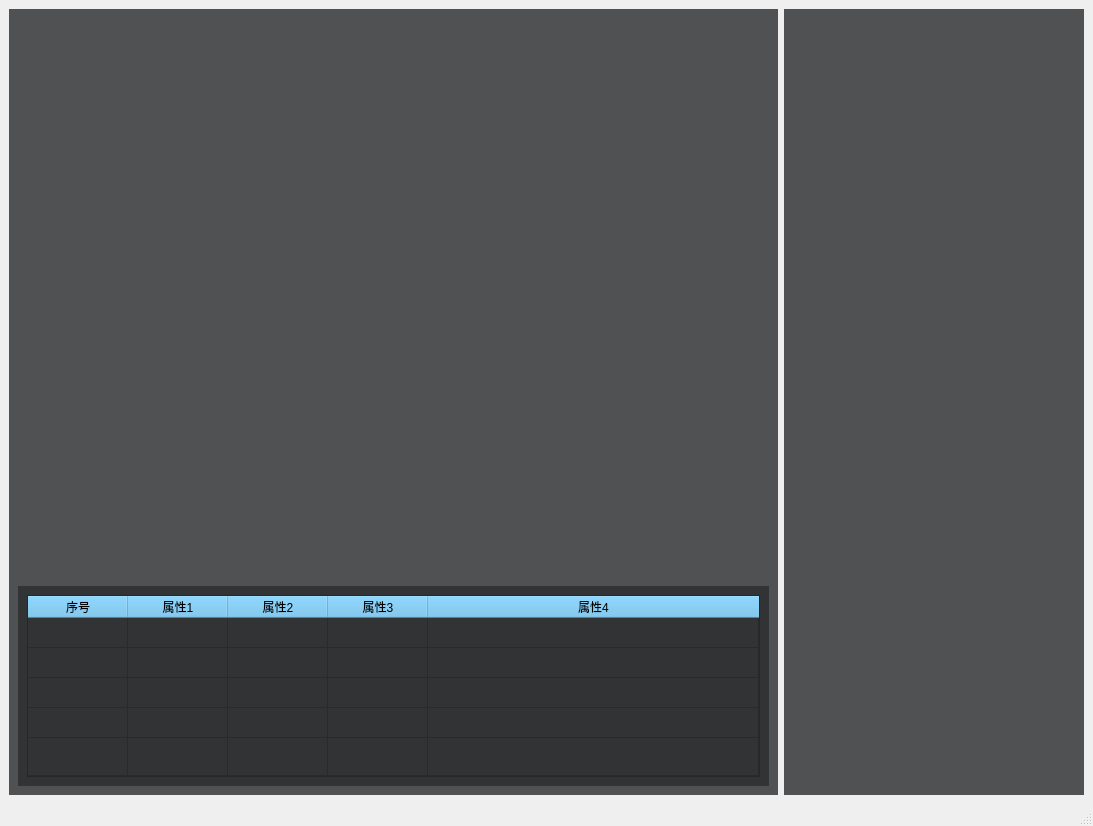
<?xml version="1.0" encoding="UTF-8"?>
<ui version="4.0">
 <class>MainWindow</class>
 <widget class="QMainWindow" name="MainWindow">
  <property name="geometry">
   <rect>
    <x>0</x>
    <y>0</y>
    <width>1093</width>
    <height>826</height>
   </rect>
  </property>
  <property name="windowTitle">
   <string>MainWindow</string>
  </property>
  <widget class="QWidget" name="centralwidget">
   <layout class="QHBoxLayout" name="horizontalLayout">
    <item>
     <widget class="QWidget" name="widget" native="true">
      <property name="styleSheet">
       <string notr="true">
background-color: rgb(80, 81, 82);</string>
      </property>
      <layout class="QVBoxLayout" name="verticalLayout">
       <item>
        <widget class="QWidget" name="widget_3" native="true"/>
       </item>
       <item>
        <widget class="QWidget" name="widget_4" native="true">
         <property name="maximumSize">
          <size>
           <width>16777215</width>
           <height>200</height>
          </size>
         </property>
         <property name="styleSheet">
          <string notr="true">background-color: rgb(50, 51, 52);</string>
         </property>
         <layout class="QHBoxLayout" name="horizontalLayout_2">
          <item>
           <widget class="QTableWidget" name="tableWidget">
            <property name="sizePolicy">
             <sizepolicy hsizetype="Preferred" vsizetype="Preferred">
              <horstretch>0</horstretch>
              <verstretch>0</verstretch>
             </sizepolicy>
            </property>
            <property name="palette">
             <palette>
              <active>
               <colorrole role="Button">
                <brush brushstyle="SolidPattern">
                 <color alpha="255">
                  <red>50</red>
                  <green>51</green>
                  <blue>52</blue>
                 </color>
                </brush>
               </colorrole>
               <colorrole role="Base">
                <brush brushstyle="SolidPattern">
                 <color alpha="255">
                  <red>50</red>
                  <green>51</green>
                  <blue>52</blue>
                 </color>
                </brush>
               </colorrole>
               <colorrole role="Window">
                <brush brushstyle="SolidPattern">
                 <color alpha="255">
                  <red>50</red>
                  <green>51</green>
                  <blue>52</blue>
                 </color>
                </brush>
               </colorrole>
              </active>
              <inactive>
               <colorrole role="Button">
                <brush brushstyle="SolidPattern">
                 <color alpha="255">
                  <red>50</red>
                  <green>51</green>
                  <blue>52</blue>
                 </color>
                </brush>
               </colorrole>
               <colorrole role="Base">
                <brush brushstyle="SolidPattern">
                 <color alpha="255">
                  <red>50</red>
                  <green>51</green>
                  <blue>52</blue>
                 </color>
                </brush>
               </colorrole>
               <colorrole role="Window">
                <brush brushstyle="SolidPattern">
                 <color alpha="255">
                  <red>50</red>
                  <green>51</green>
                  <blue>52</blue>
                 </color>
                </brush>
               </colorrole>
              </inactive>
              <disabled>
               <colorrole role="Button">
                <brush brushstyle="SolidPattern">
                 <color alpha="255">
                  <red>50</red>
                  <green>51</green>
                  <blue>52</blue>
                 </color>
                </brush>
               </colorrole>
               <colorrole role="Base">
                <brush brushstyle="SolidPattern">
                 <color alpha="255">
                  <red>50</red>
                  <green>51</green>
                  <blue>52</blue>
                 </color>
                </brush>
               </colorrole>
               <colorrole role="Window">
                <brush brushstyle="SolidPattern">
                 <color alpha="255">
                  <red>50</red>
                  <green>51</green>
                  <blue>52</blue>
                 </color>
                </brush>
               </colorrole>
              </disabled>
             </palette>
            </property>
            <property name="styleSheet">
             <string notr="true">QHeaderView{ /*设置标题(包括垂直+水平的)*/
	font: 700 10pt &quot;Microsoft YaHei UI&quot;;
	background: rgb(100, 188, 238); /*背景浅蓝色*/
}
QTableView::item
{
    border: none;        /*去除分割线*/
    color: #255255255;      /*设置字体颜色, 这里设置之后，代码里设置某个单元格的颜色不起作用*/
}
</string>
            </property>
            <property name="showGrid">
             <bool>true</bool>
            </property>
            <attribute name="horizontalHeaderVisible">
             <bool>true</bool>
            </attribute>
            <attribute name="horizontalHeaderCascadingSectionResizes">
             <bool>false</bool>
            </attribute>
            <attribute name="horizontalHeaderStretchLastSection">
             <bool>true</bool>
            </attribute>
            <attribute name="verticalHeaderVisible">
             <bool>false</bool>
            </attribute>
            <attribute name="verticalHeaderStretchLastSection">
             <bool>true</bool>
            </attribute>
            <row>
             <property name="text">
              <string>新建行</string>
             </property>
            </row>
            <row>
             <property name="text">
              <string>新建行</string>
             </property>
            </row>
            <row>
             <property name="text">
              <string>新建行</string>
             </property>
            </row>
            <row>
             <property name="text">
              <string>新建行</string>
             </property>
            </row>
            <row>
             <property name="text">
              <string>新建行</string>
             </property>
            </row>
            <column>
             <property name="text">
              <string>序号</string>
             </property>
            </column>
            <column>
             <property name="text">
              <string>属性1</string>
             </property>
            </column>
            <column>
             <property name="text">
              <string>属性2</string>
             </property>
            </column>
            <column>
             <property name="text">
              <string>属性3</string>
             </property>
            </column>
            <column>
             <property name="text">
              <string>属性4</string>
             </property>
            </column>
           </widget>
          </item>
         </layout>
        </widget>
       </item>
      </layout>
     </widget>
    </item>
    <item>
     <widget class="QWidget" name="widget_2" native="true">
      <property name="maximumSize">
       <size>
        <width>300</width>
        <height>16777215</height>
       </size>
      </property>
      <property name="styleSheet">
       <string notr="true">background-color: rgb(80, 81, 82);</string>
      </property>
     </widget>
    </item>
   </layout>
  </widget>
  <widget class="QMenuBar" name="menubar">
   <property name="geometry">
    <rect>
     <x>0</x>
     <y>0</y>
     <width>1093</width>
     <height>25</height>
    </rect>
   </property>
  </widget>
  <widget class="QStatusBar" name="statusbar"/>
 </widget>
 <resources/>
 <connections/>
</ui>
